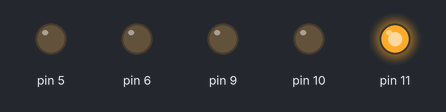
Simulated run of this sketch. Board: Arduino Uno, built with avr-gcc and run on an emulated ATmega328P. On the bench: output pins drawn as LEDs (lit = HIGH).

Above: at 0.1 s.
At 1.6 s:
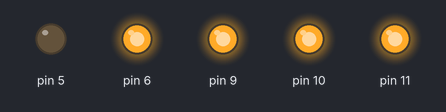
At 3.6 s:
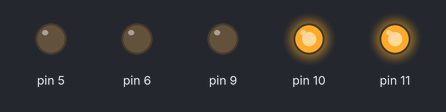
At 13.2 s:
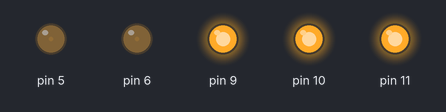
At 17.2 s:
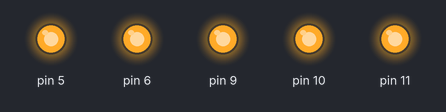
At 30.3 s:
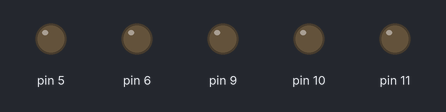
Timing chart, 0 to 40.0 s (numbered marks = the images above):
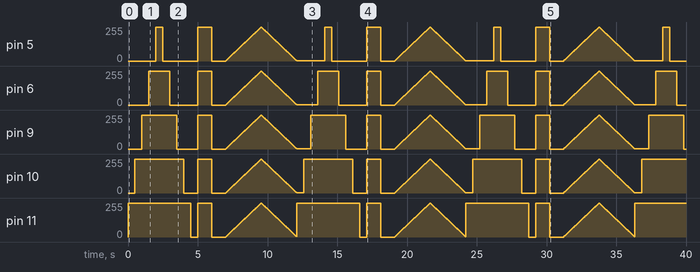

The sketch:

Practica7.ino
```cpp
int tiempoEnDuracion = 500;
void setup() {
  pinMode(11,OUTPUT);
  pinMode(10,OUTPUT);
  pinMode(9,OUTPUT);
  pinMode(6,OUTPUT);
  pinMode(5,OUTPUT);
}

void loop() {
  //a)
  //Se encienden todos
    digitalWrite(11,HIGH);
    delay(tiempoEnDuracion);
    digitalWrite(10,HIGH);
    delay(tiempoEnDuracion);
    digitalWrite(9,HIGH);
    delay(tiempoEnDuracion);
    digitalWrite(6,HIGH);
    delay(tiempoEnDuracion);
    digitalWrite(5,HIGH);
    delay(tiempoEnDuracion);
    //b)
    //Se apagan todos
    digitalWrite(5,LOW);
    delay(tiempoEnDuracion);
    digitalWrite(6,LOW);
    delay(tiempoEnDuracion);
    digitalWrite(9,LOW);
    delay(tiempoEnDuracion);
    digitalWrite(10,LOW);
    delay(tiempoEnDuracion);
    digitalWrite(11,LOW);
    delay(tiempoEnDuracion);
    //c)
    //Se encienden todos al mismo tiempo
    digitalWrite(11,HIGH);
    digitalWrite(10,HIGH);
    digitalWrite(9,HIGH);
    digitalWrite(6,HIGH);
    digitalWrite(5,HIGH);
    delay(1000);
    //d)
    //Se apagan todos al mismo tiempo
    digitalWrite(5,LOW);
    digitalWrite(6,LOW);
    digitalWrite(9,LOW);
    digitalWrite(10,LOW);
    digitalWrite(11,LOW);
    delay(1000);
    //e)
    //Todos pwn 0-100% y del 100-0%
    for(int i = 1; i < 255; i++){
      analogWrite(11,i);
      analogWrite(10,i);
      analogWrite(9,i);
      analogWrite(6,i);
      analogWrite(5,i);
      delay(10);
    }
    for(int i = 255; i > 0; i--){
      analogWrite(5,i);
      analogWrite(6,i);
      analogWrite(9,i);
      analogWrite(10,i);
      analogWrite(11,i);
      delay(10);
    }

}
```

Measured:
- by itself, pin 5: 0/255 → 255/255 at 2.0 s, → 0/255 0.50 s later, → 255/255 2.5 s later, → 0/255 1.0 s later, … (1541 changes in this stretch)
- by itself, pin 6: 0/255 → 255/255 at 1.5 s, → 0/255 1.5 s later, → 255/255 2.0 s later, → 0/255 1.0 s later, … (1541 changes in this stretch)
- by itself, pin 9: 0/255 → 255/255 at 1.0 s, → 0/255 2.5 s later, → 255/255 1.5 s later, → 0/255 1.0 s later, … (1541 changes in this stretch)
- by itself, pin 10: 0/255 → 255/255 at 0.50 s, → 0/255 3.5 s later, → 255/255 1.0 s later, → 0/255 1.0 s later, … (1540 changes in this stretch)
- by itself, pin 11: 0/255 → 255/255 at 0.00 s, → 0/255 4.5 s later, → 255/255 0.50 s later, → 0/255 1.0 s later, … (1540 changes in this stretch)
